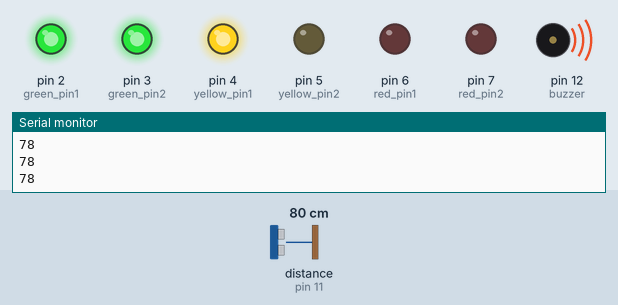
The sketch below on a simulated Arduino Uno, built with avr-gcc and run on an emulated ATmega328P. Parts: output pins drawn as LEDs (lit = HIGH), buzzer (waves = sounding), the last lines printed to the serial monitor. Wiring (inferred from the names in the program): ultrasonic range finder: trigger pin 10; echo pin 11. The test bench sets the inputs (shaded band); at power-on: distance to the obstacle (sensor on pin 11) 80 cm. The echo pulse lasts 58.3 µs per cm; pins used as bus, display or sensor lines are not drawn.

Above: at 0.91 s.
1.3 s: distance to the obstacle (sensor on pin 11) set to 72 cm
At 1.7 s:
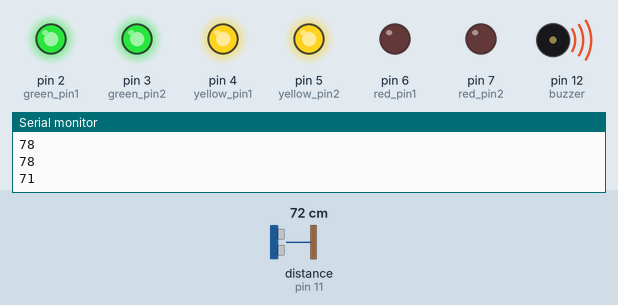
4.3 s: distance to the obstacle (sensor on pin 11) set to 54 cm
7.3 s: distance to the obstacle (sensor on pin 11) set to 46 cm
At 7.45 s:
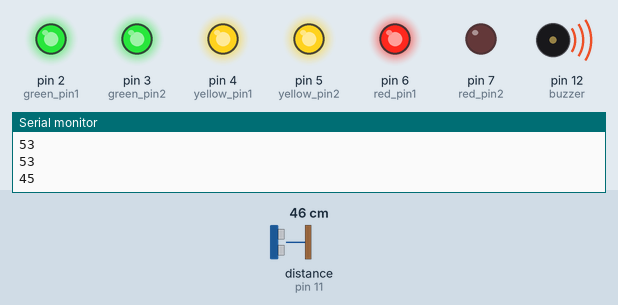
10.3 s: distance to the obstacle (sensor on pin 11) set to 27 cm
13.3 s: distance to the obstacle (sensor on pin 11) set to 23 cm
16.3 s: distance to the obstacle (sensor on pin 11) set to 120 cm
At 16.48 s:
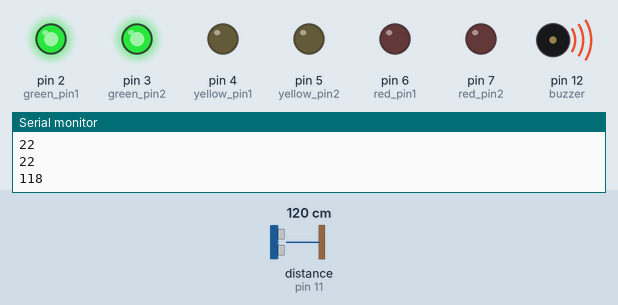
Timing chart, 0 to 20.3 s (numbered marks = the images above; inputs shaded):
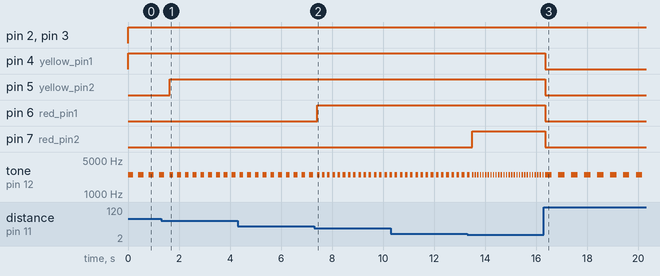

The sketch:

gelistirilmisparksensoru.ino
```cpp
int green_pin1=2;
int green_pin2=3;
int yellow_pin1=4;
int yellow_pin2=5;
int red_pin1=6;
int red_pin2=7;
int trig=10;
int echo=11;
long distance;
long duration;
int buzzer=12;

void setup() {
  // put your setup code here, to run once:
pinMode(green_pin1,OUTPUT);
pinMode(green_pin2,OUTPUT);
pinMode(yellow_pin1,OUTPUT);
pinMode(yellow_pin2,OUTPUT);
pinMode(red_pin1,OUTPUT);
pinMode(red_pin2,OUTPUT);
pinMode(trig,OUTPUT);
pinMode(echo,INPUT);
pinMode(buzzer,OUTPUT);


Serial.begin(9600);


}

void loop() {
  // put your main code here, to run repeatedly:
digitalWrite(trig,LOW);
delayMicroseconds(2);
digitalWrite(trig,HIGH);
delayMicroseconds(10);
digitalWrite(trig,LOW);
duration=pulseIn(echo,HIGH);
distance=duration *0.034/2;
Serial.println(distance);
if (distance < 25)
{
  digitalWrite(green_pin1,HIGH);
  digitalWrite(green_pin2,HIGH);
  digitalWrite(yellow_pin1,HIGH);
  digitalWrite(yellow_pin2,HIGH);
  digitalWrite(red_pin1,HIGH);
  digitalWrite(red_pin2,HIGH);
  tone(buzzer,2500);
  delay(50);
  noTone(buzzer);
  delay(50);

  }

else if (distance < 50){
  digitalWrite(green_pin1,HIGH);
  digitalWrite(green_pin2,HIGH);
  digitalWrite(yellow_pin1,HIGH);
  digitalWrite(yellow_pin2,HIGH);
  digitalWrite(red_pin1,HIGH);
  digitalWrite(red_pin2,LOW);

  tone(buzzer,2500);
  delay(100);
  noTone(buzzer);
  delay(100);
}
else if (distance < 75){
  digitalWrite(green_pin1,HIGH);
  digitalWrite(green_pin2,HIGH);
  digitalWrite(yellow_pin1,HIGH);
  digitalWrite(yellow_pin2,HIGH);
  digitalWrite(red_pin1,LOW);
  digitalWrite(red_pin2,LOW);
  tone(buzzer,2500);
  delay(150);
  noTone(buzzer);
  delay(150);
}
else if (distance < 100){
  digitalWrite(green_pin1,HIGH);
  digitalWrite(green_pin2,HIGH);
  digitalWrite(yellow_pin1,HIGH);
  digitalWrite(yellow_pin2,LOW);
  digitalWrite(red_pin1,LOW);
  digitalWrite(red_pin2,LOW);
  tone(buzzer,2500);
  delay(200);
  noTone(buzzer);
  delay(200);
}
else if (distance < 125){
  digitalWrite(green_pin1,HIGH);
  digitalWrite(green_pin2,HIGH);
  digitalWrite(yellow_pin1,LOW);
  digitalWrite(yellow_pin2,LOW);
  digitalWrite(red_pin1,LOW);
  digitalWrite(red_pin2,LOW);
  tone(buzzer,2500);
  delay(250);
  noTone(buzzer);
  delay(250);
}
else if(distance < 150){
  digitalWrite(green_pin1,HIGH);
  digitalWrite(green_pin2,LOW);
  digitalWrite(yellow_pin1,LOW);
  digitalWrite(yellow_pin2,LOW);
  digitalWrite(red_pin1,LOW);
  digitalWrite(red_pin2,LOW);
  tone(buzzer,2500);
  delay(300);
  noTone(buzzer);
  delay(300);
}

else{
  noTone(buzzer);}
    digitalWrite(green_pin1,LOW);
  digitalWrite(green_pin2,LOW);
  digitalWrite(yellow_pin1,LOW);
  digitalWrite(yellow_pin2,LOW);
  digitalWrite(red_pin1,LOW);
  digitalWrite(red_pin2,LOW);
}
```

Measured:
- the behaviour switches between 76 and 75 cm on distance to the obstacle (sensor on pin 11) (found by bisection; images 0 and 1)
- the behaviour switches between 51 and 50 cm on distance to the obstacle (sensor on pin 11) (found by bisection; images 1 and 2)
- after the input at 1.3 s, pin 5 (yellow_pin2): LOW → HIGH after 0.33 s
- after the input at 7.3 s, pin 6 (red_pin1): LOW → HIGH after 0.11 s; tone on pin 12 (buzzer): alternates 2500 Hz for 0.10 s and silent for 0.10 s, starting after 0.21 s
- after the input at 13.3 s, pin 7 (red_pin2): LOW → HIGH after 0.19 s; tone on pin 12 (buzzer): alternates 2500 Hz for 0.05 s and silent for 0.05 s, starting after 0.24 s
- after the input at 16.3 s, pin 4 (yellow_pin1), pin 5 (yellow_pin2), pin 6 (red_pin1), pin 7 (red_pin2): HIGH → LOW after 0.05 s; tone on pin 12 (buzzer): alternates 2500 Hz for 0.25 s and silent for 0.26 s, starting after 0.31 s
- by itself, tone on pin 12 (buzzer): alternates 2500 Hz for 0.15 s and silent for 0.15 s
